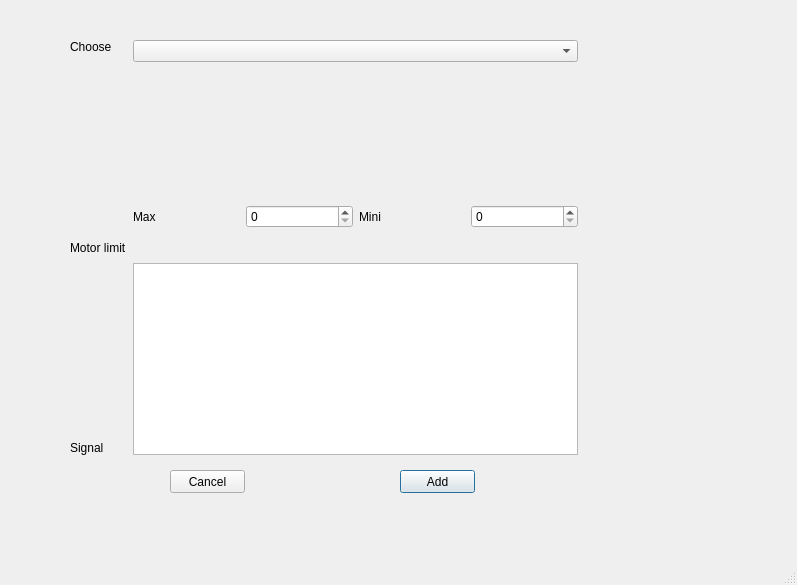
<?xml version="1.0" encoding="UTF-8"?>
<ui version="4.0">
 <class>Dialog</class>
 <widget class="QDialog" name="Dialog">
  <property name="geometry">
   <rect>
    <x>0</x>
    <y>0</y>
    <width>797</width>
    <height>585</height>
   </rect>
  </property>
  <property name="windowTitle">
   <string>Dialog</string>
  </property>
  <property name="sizeGripEnabled">
   <bool>true</bool>
  </property>
  <property name="modal">
   <bool>true</bool>
  </property>
  <widget class="QWidget" name="horizontalLayoutWidget">
   <property name="geometry">
    <rect>
     <x>70</x>
     <y>40</y>
     <width>508</width>
     <height>415</height>
    </rect>
   </property>
   <layout class="QHBoxLayout" name="horizontalLayout">
    <item>
     <layout class="QVBoxLayout" name="verticalLayout">
      <item>
       <widget class="QLabel" name="label">
        <property name="text">
         <string>Choose </string>
        </property>
       </widget>
      </item>
      <item>
       <spacer name="verticalSpacer_3">
        <property name="orientation">
         <enum>Qt::Vertical</enum>
        </property>
        <property name="sizeHint" stdset="0">
         <size>
          <width>20</width>
          <height>40</height>
         </size>
        </property>
       </spacer>
      </item>
      <item>
       <widget class="QLabel" name="label_2">
        <property name="text">
         <string>Motor limit</string>
        </property>
       </widget>
      </item>
      <item>
       <spacer name="verticalSpacer_4">
        <property name="orientation">
         <enum>Qt::Vertical</enum>
        </property>
        <property name="sizeHint" stdset="0">
         <size>
          <width>20</width>
          <height>40</height>
         </size>
        </property>
       </spacer>
      </item>
      <item>
       <widget class="QLabel" name="label_5">
        <property name="text">
         <string>Signal</string>
        </property>
       </widget>
      </item>
     </layout>
    </item>
    <item>
     <layout class="QVBoxLayout" name="verticalLayout_2">
      <item>
       <widget class="QComboBox" name="comboBoxtype"/>
      </item>
      <item>
       <spacer name="verticalSpacer_2">
        <property name="orientation">
         <enum>Qt::Vertical</enum>
        </property>
        <property name="sizeHint" stdset="0">
         <size>
          <width>443</width>
          <height>137</height>
         </size>
        </property>
       </spacer>
      </item>
      <item>
       <layout class="QHBoxLayout" name="horizontalLayout_2">
        <item>
         <widget class="QLabel" name="label_3">
          <property name="text">
           <string>Max</string>
          </property>
         </widget>
        </item>
        <item>
         <widget class="QSpinBox" name="spinBoxMax"/>
        </item>
        <item>
         <widget class="QLabel" name="label_4">
          <property name="text">
           <string>Mini</string>
          </property>
         </widget>
        </item>
        <item>
         <widget class="QSpinBox" name="spinBoxMin"/>
        </item>
       </layout>
      </item>
      <item>
       <spacer name="verticalSpacer">
        <property name="orientation">
         <enum>Qt::Vertical</enum>
        </property>
        <property name="sizeHint" stdset="0">
         <size>
          <width>443</width>
          <height>16</height>
         </size>
        </property>
       </spacer>
      </item>
      <item>
       <widget class="QTextEdit" name="textEdit"/>
      </item>
     </layout>
    </item>
   </layout>
  </widget>
  <widget class="QPushButton" name="pushButtonAdd">
   <property name="geometry">
    <rect>
     <x>400</x>
     <y>470</y>
     <width>75</width>
     <height>23</height>
    </rect>
   </property>
   <property name="text">
    <string>Add</string>
   </property>
  </widget>
  <widget class="QPushButton" name="pushButtonCancel">
   <property name="geometry">
    <rect>
     <x>170</x>
     <y>470</y>
     <width>75</width>
     <height>23</height>
    </rect>
   </property>
   <property name="text">
    <string>Cancel</string>
   </property>
  </widget>
 </widget>
 <resources/>
 <connections>
  <connection>
   <sender>pushButtonCancel</sender>
   <signal>clicked()</signal>
   <receiver>Dialog</receiver>
   <slot>reject()</slot>
   <hints>
    <hint type="sourcelabel">
     <x>207</x>
     <y>481</y>
    </hint>
    <hint type="destinationlabel">
     <x>398</x>
     <y>292</y>
    </hint>
   </hints>
  </connection>
 </connections>
</ui>
